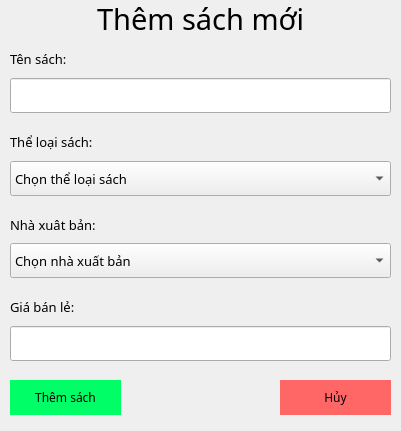
<?xml version="1.0" encoding="UTF-8"?>
<ui version="4.0">
 <class>qlsach_themsach</class>
 <widget class="QDialog" name="qlsach_themsach">
  <property name="geometry">
   <rect>
    <x>0</x>
    <y>0</y>
    <width>401</width>
    <height>431</height>
   </rect>
  </property>
  <property name="windowTitle">
   <string>Dialog</string>
  </property>
  <property name="windowIcon">
   <iconset resource="../new_resource.qrc">
    <normaloff>:/newPrefix/icons/addBook.png</normaloff>:/newPrefix/icons/addBook.png</iconset>
  </property>
  <widget class="QWidget" name="layoutWidget">
   <property name="geometry">
    <rect>
     <x>10</x>
     <y>40</y>
     <width>381</width>
     <height>321</height>
    </rect>
   </property>
   <layout class="QVBoxLayout" name="verticalLayout_7">
    <property name="spacing">
     <number>10</number>
    </property>
    <item>
     <layout class="QVBoxLayout" name="verticalLayout">
      <property name="spacing">
       <number>0</number>
      </property>
      <item>
       <widget class="QLabel" name="label_2">
        <property name="font">
         <font>
          <family>Bahnschrift</family>
          <pointsize>10</pointsize>
         </font>
        </property>
        <property name="text">
         <string>Tên sách:</string>
        </property>
       </widget>
      </item>
      <item>
       <widget class="QLineEdit" name="txtTenSach">
        <property name="minimumSize">
         <size>
          <width>0</width>
          <height>35</height>
         </size>
        </property>
        <property name="maximumSize">
         <size>
          <width>16777215</width>
          <height>35</height>
         </size>
        </property>
        <property name="inputMask">
         <string/>
        </property>
        <property name="placeholderText">
         <string/>
        </property>
       </widget>
      </item>
     </layout>
    </item>
    <item>
     <layout class="QVBoxLayout" name="verticalLayout_6">
      <property name="spacing">
       <number>0</number>
      </property>
      <item>
       <widget class="QLabel" name="label_7">
        <property name="font">
         <font>
          <family>Bahnschrift</family>
          <pointsize>10</pointsize>
         </font>
        </property>
        <property name="text">
         <string>Thể loại sách:</string>
        </property>
       </widget>
      </item>
      <item>
       <widget class="QComboBox" name="cbbTheLoaiSach">
        <property name="minimumSize">
         <size>
          <width>0</width>
          <height>35</height>
         </size>
        </property>
        <property name="maximumSize">
         <size>
          <width>16777215</width>
          <height>35</height>
         </size>
        </property>
        <property name="font">
         <font>
          <family>Bahnschrift</family>
          <pointsize>10</pointsize>
         </font>
        </property>
        <property name="autoFillBackground">
         <bool>false</bool>
        </property>
        <property name="styleSheet">
         <string notr="true"/>
        </property>
        <property name="editable">
         <bool>false</bool>
        </property>
        <property name="currentText">
         <string>Chọn thể loại sách</string>
        </property>
        <property name="iconSize">
         <size>
          <width>16</width>
          <height>16</height>
         </size>
        </property>
        <item>
         <property name="text">
          <string>Chọn thể loại sách</string>
         </property>
        </item>
        <item>
         <property name="text">
          <string>-------------------</string>
         </property>
        </item>
        <item>
         <property name="text">
          <string>Sách thiếu nhi</string>
         </property>
        </item>
        <item>
         <property name="text">
          <string>Sách tâm lý, tình cảm</string>
         </property>
        </item>
        <item>
         <property name="text">
          <string>Sách tôn giáo</string>
         </property>
        </item>
        <item>
         <property name="text">
          <string>Sách văn hoá xã hội</string>
         </property>
        </item>
        <item>
         <property name="text">
          <string>Sách lịch sử</string>
         </property>
        </item>
        <item>
         <property name="text">
          <string>Sách văn học viễn tưởng</string>
         </property>
        </item>
        <item>
         <property name="text">
          <string>Sách tiểu sử, tự truyện</string>
         </property>
        </item>
        <item>
         <property name="text">
          <string>Sách kinh dị, bí ẩn</string>
         </property>
        </item>
        <item>
         <property name="text">
          <string>Sách khoa học công nghệ</string>
         </property>
        </item>
        <item>
         <property name="text">
          <string>Sách truyền cảm hứng</string>
         </property>
        </item>
       </widget>
      </item>
     </layout>
    </item>
    <item>
     <layout class="QVBoxLayout" name="verticalLayout_2">
      <property name="spacing">
       <number>0</number>
      </property>
      <item>
       <widget class="QLabel" name="label_3">
        <property name="font">
         <font>
          <family>Bahnschrift</family>
          <pointsize>10</pointsize>
         </font>
        </property>
        <property name="text">
         <string>Nhà xuât bản:</string>
        </property>
       </widget>
      </item>
      <item>
       <widget class="QComboBox" name="cbbNhaXuatBan">
        <property name="minimumSize">
         <size>
          <width>0</width>
          <height>35</height>
         </size>
        </property>
        <property name="maximumSize">
         <size>
          <width>16777215</width>
          <height>35</height>
         </size>
        </property>
        <property name="font">
         <font>
          <family>Bahnschrift</family>
          <pointsize>10</pointsize>
         </font>
        </property>
        <property name="autoFillBackground">
         <bool>false</bool>
        </property>
        <property name="styleSheet">
         <string notr="true"/>
        </property>
        <property name="editable">
         <bool>false</bool>
        </property>
        <property name="currentText">
         <string>Chọn nhà xuất bản</string>
        </property>
        <property name="iconSize">
         <size>
          <width>16</width>
          <height>16</height>
         </size>
        </property>
        <item>
         <property name="text">
          <string>Chọn nhà xuất bản</string>
         </property>
        </item>
        <item>
         <property name="text">
          <string>-------------------</string>
         </property>
        </item>
        <item>
         <property name="text">
          <string>Nhà xuất bản giáo dục Việt Nam</string>
         </property>
        </item>
        <item>
         <property name="text">
          <string>Nhà xuất bản Trẻ</string>
         </property>
        </item>
        <item>
         <property name="text">
          <string>Nhà xuất bản Kim Đồng</string>
         </property>
        </item>
        <item>
         <property name="text">
          <string>Nhà xuất bản chính trị quốc gia sự thật</string>
         </property>
        </item>
        <item>
         <property name="text">
          <string>Nhà xuất bản Tổng hợp thành phố Hồ Chí Minh</string>
         </property>
        </item>
        <item>
         <property name="text">
          <string>Nhà xuất bản Tư pháp</string>
         </property>
        </item>
        <item>
         <property name="text">
          <string>Nhà xuất bản Hội Nhà văn</string>
         </property>
        </item>
        <item>
         <property name="text">
          <string>Nhà xuất bản lao động</string>
         </property>
        </item>
       </widget>
      </item>
     </layout>
    </item>
    <item>
     <layout class="QVBoxLayout" name="verticalLayout_3">
      <property name="spacing">
       <number>0</number>
      </property>
      <item>
       <widget class="QLabel" name="label_4">
        <property name="font">
         <font>
          <family>Bahnschrift</family>
          <pointsize>10</pointsize>
         </font>
        </property>
        <property name="text">
         <string>Giá bán lẻ:</string>
        </property>
       </widget>
      </item>
      <item>
       <widget class="QLineEdit" name="txtGiaBanLe">
        <property name="minimumSize">
         <size>
          <width>0</width>
          <height>35</height>
         </size>
        </property>
        <property name="maximumSize">
         <size>
          <width>16777215</width>
          <height>35</height>
         </size>
        </property>
       </widget>
      </item>
     </layout>
    </item>
   </layout>
  </widget>
  <widget class="QWidget" name="verticalLayoutWidget">
   <property name="geometry">
    <rect>
     <x>0</x>
     <y>0</y>
     <width>401</width>
     <height>37</height>
    </rect>
   </property>
   <layout class="QVBoxLayout" name="verticalLayout_8">
    <item>
     <widget class="QLabel" name="label">
      <property name="font">
       <font>
        <family>Bahnschrift</family>
        <pointsize>22</pointsize>
       </font>
      </property>
      <property name="text">
       <string>Thêm sách mới</string>
      </property>
      <property name="alignment">
       <set>Qt::AlignCenter</set>
      </property>
     </widget>
    </item>
   </layout>
  </widget>
  <widget class="QPushButton" name="btnThemSach">
   <property name="geometry">
    <rect>
     <x>10</x>
     <y>380</y>
     <width>111</width>
     <height>35</height>
    </rect>
   </property>
   <property name="minimumSize">
    <size>
     <width>0</width>
     <height>35</height>
    </size>
   </property>
   <property name="maximumSize">
    <size>
     <width>16777215</width>
     <height>35</height>
    </size>
   </property>
   <property name="font">
    <font>
     <family>Bahnschrift</family>
    </font>
   </property>
   <property name="styleSheet">
    <string notr="true">background-color: #00FF66;
border: 1px solid #00FF66;</string>
   </property>
   <property name="text">
    <string>Thêm sách</string>
   </property>
   <property name="icon">
    <iconset resource="../new_resource.qrc">
     <normaloff>:/newPrefix/icons/addBook.png</normaloff>:/newPrefix/icons/addBook.png</iconset>
   </property>
  </widget>
  <widget class="QPushButton" name="btnThoat">
   <property name="geometry">
    <rect>
     <x>280</x>
     <y>380</y>
     <width>111</width>
     <height>35</height>
    </rect>
   </property>
   <property name="minimumSize">
    <size>
     <width>0</width>
     <height>35</height>
    </size>
   </property>
   <property name="maximumSize">
    <size>
     <width>16777215</width>
     <height>35</height>
    </size>
   </property>
   <property name="font">
    <font>
     <family>Bahnschrift</family>
    </font>
   </property>
   <property name="styleSheet">
    <string notr="true">background-color: #FF6666;
border: 1px solid #FF6666;</string>
   </property>
   <property name="text">
    <string>Hủy</string>
   </property>
   <property name="icon">
    <iconset resource="../new_resource.qrc">
     <normaloff>:/newPrefix/icons/exitLS.png</normaloff>:/newPrefix/icons/exitLS.png</iconset>
   </property>
  </widget>
 </widget>
 <resources>
  <include location="../new_resource.qrc"/>
 </resources>
 <connections/>
</ui>
